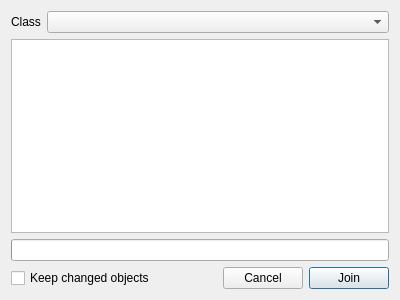
<?xml version="1.0" encoding="UTF-8"?>
<ui version="4.0">
 <class>JoinDialog</class>
 <widget class="QDialog" name="JoinDialog">
  <property name="geometry">
   <rect>
    <x>0</x>
    <y>0</y>
    <width>400</width>
    <height>300</height>
   </rect>
  </property>
  <property name="windowTitle">
   <string>Join items</string>
  </property>
  <property name="windowIcon">
   <iconset theme="media-playlist-repeat">
    <normaloff>.</normaloff>.</iconset>
  </property>
  <layout class="QFormLayout" name="formLayout">
   <item row="0" column="0">
    <widget class="QLabel" name="classLabel">
     <property name="text">
      <string>Class</string>
     </property>
    </widget>
   </item>
   <item row="0" column="1">
    <widget class="QComboBox" name="Class">
     <property name="sizePolicy">
      <sizepolicy hsizetype="Expanding" vsizetype="Fixed">
       <horstretch>0</horstretch>
       <verstretch>0</verstretch>
      </sizepolicy>
     </property>
     <property name="toolTip">
      <string>&lt;p&gt;Class of items to join geometry.&lt;/p&gt;</string>
     </property>
    </widget>
   </item>
   <item row="1" column="0" colspan="2">
    <widget class="QListWidget" name="Values">
     <property name="toolTip">
      <string>&lt;p&gt;Attributes to check&lt;/p&gt;</string>
     </property>
    </widget>
   </item>
   <item row="2" column="0" colspan="2">
    <widget class="QProgressBar" name="progressBar"/>
   </item>
   <item row="3" column="0" colspan="2">
    <layout class="QHBoxLayout" name="horizontalLayout">
     <item>
      <widget class="QCheckBox" name="Keep">
       <property name="toolTip">
        <string>If enabled keeps oryginal objects and marks them as removed.</string>
       </property>
       <property name="text">
        <string>Keep changed objects</string>
       </property>
      </widget>
     </item>
     <item>
      <spacer name="horizontalSpacer">
       <property name="orientation">
        <enum>Qt::Horizontal</enum>
       </property>
       <property name="sizeHint" stdset="0">
        <size>
         <width>100</width>
         <height>0</height>
        </size>
       </property>
      </spacer>
     </item>
     <item>
      <widget class="QPushButton" name="cancelButton">
       <property name="text">
        <string>Cancel</string>
       </property>
      </widget>
     </item>
     <item>
      <widget class="QPushButton" name="procedButton">
       <property name="text">
        <string>Join</string>
       </property>
       <property name="default">
        <bool>true</bool>
       </property>
      </widget>
     </item>
    </layout>
   </item>
  </layout>
 </widget>
 <resources/>
 <connections>
  <connection>
   <sender>procedButton</sender>
   <signal>clicked()</signal>
   <receiver>JoinDialog</receiver>
   <slot>accept()</slot>
   <hints>
    <hint type="sourcelabel">
     <x>331</x>
     <y>272</y>
    </hint>
    <hint type="destinationlabel">
     <x>363</x>
     <y>405</y>
    </hint>
   </hints>
  </connection>
  <connection>
   <sender>cancelButton</sender>
   <signal>clicked()</signal>
   <receiver>JoinDialog</receiver>
   <slot>reject()</slot>
   <hints>
    <hint type="sourcelabel">
     <x>243</x>
     <y>277</y>
    </hint>
    <hint type="destinationlabel">
     <x>243</x>
     <y>387</y>
    </hint>
   </hints>
  </connection>
 </connections>
 <slots>
  <slot>onListRequest(QString)</slot>
 </slots>
</ui>
